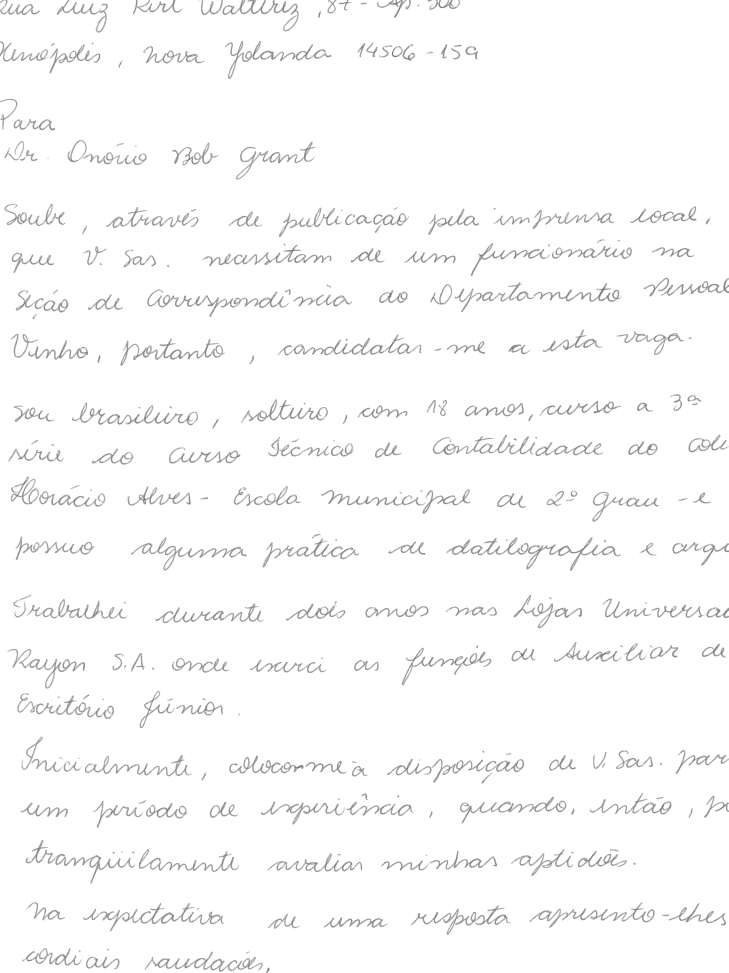
#> input picture teste.png, 2185 x 2917 px, given in place of teste.bmp, which was not available (shown at 1/3 size)
$ python mask.py
#> lines starting #> are read from the running program, lines starting #| are printed output that depends on the picture; after the words box and inside, x2 and y2 are one past the last pixel; in counts of white or black regions, pixels touching at a corner belong together; pictures that were not available may be replaced by others from this repository, and a replacement may not be noted
#> further down, image is the input picture: shape (2917, 2185); min 78, max 255, mean 250.2
import cv2
import numpy as np


def mask (image):
    ## remove noise from image
    kernel = np.ones((5,5),np.uint8)
    opening = cv2.morphologyEx(image, cv2.MORPH_OPEN, kernel)


    # Find the coordinates of all white pixels in the image
    coords = cv2.findNonZero(opening )
#> coords = contour of 6373645 points, box (x1, y1, x2, y2) (0, 0, 2185, 2917), area 0

    # Calculate the bounding box from the coordinates
    x, y, w, h = cv2.boundingRect(coords)
#> x = 0; y = 0; w = 2185; h = 2917

    # crop the image with the bounding_box
    cropped = image[y:y+h, x:x+w]

    # resize image to 2000x3000
    newImg = cv2.resize(cropped, (2000, 2000), interpolation=cv2.INTER_AREA)
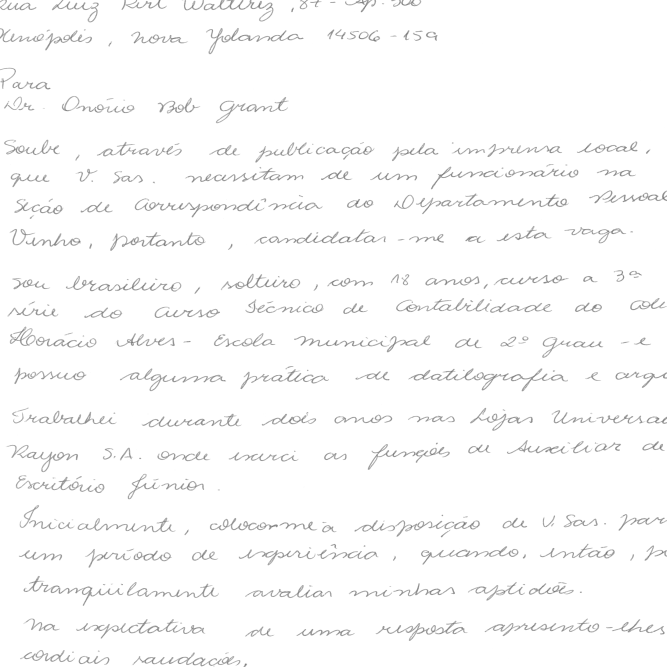
#> newImg: shape (2000, 2000) (shown at 1/3 size); min 98, max 255, mean 250.2

    return newImg


# Load the image
image = cv2.imread('teste.bmp',cv2.IMREAD_GRAYSCALE)

mask(image)

$ run again, with histogram.png copied over teste.png
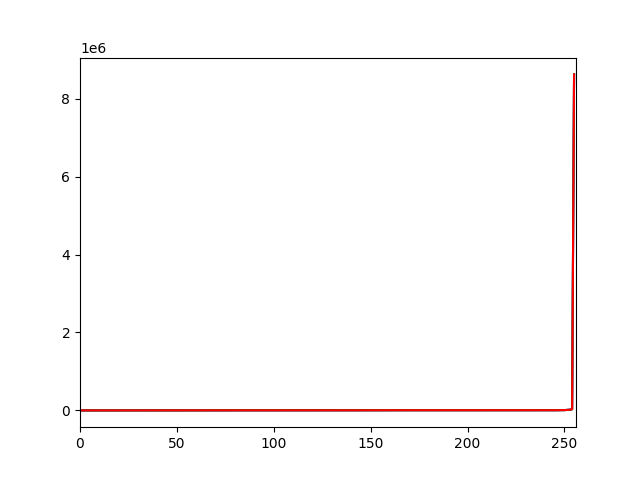
#> input picture histogram.png, 640 x 480 px, given in place of teste.bmp, which was not available
#> coords = contour of 305185 points, box (x1, y1, x2, y2) (0, 0, 640, 480), area 0
#> x = 0; w = 640; h = 480
#> in mask, `newImg = cv2.resize(cropped, (2000, 2000), interpolation=cv2.INTER_AREA)`:
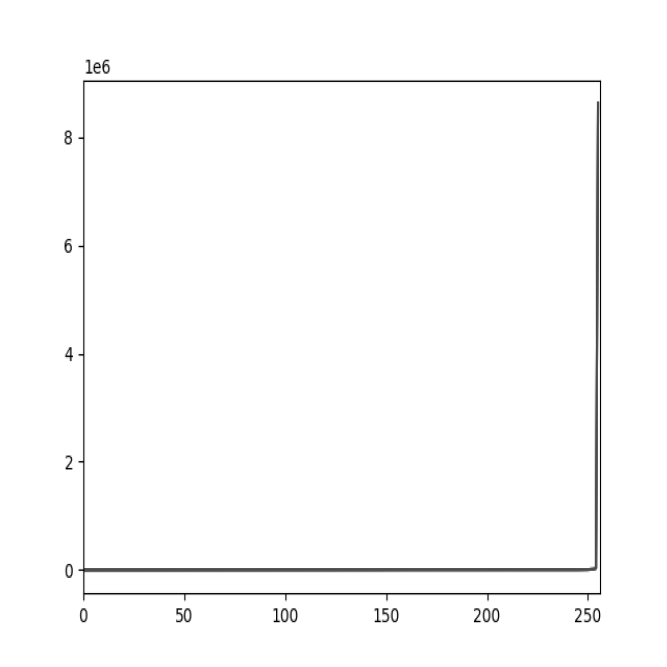
#> newImg: shape (2000, 2000) (shown at 1/3 size); min 0, max 255, mean 251.5
